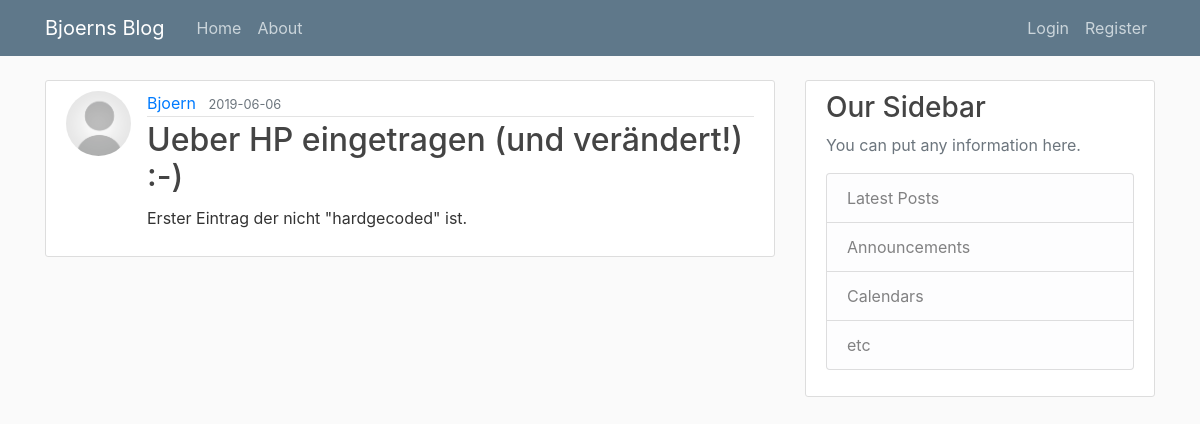
/post/1, run on the app's committed database.
### flaskblog/models.py (models this page shows, shortened)
class User(db.Model, UserMixin):
    id = db.Column(db.Integer, primary_key=True)
    username = db.Column(db.String(30), unique=True, nullable=False)
    email = db.Column(db.String(120), unique=True, nullable=False)
    image_file = db.Column(db.String(20), nullable=False, default='default.jpg')
    password = db.Column(db.String(60), nullable=False)
    posts = db.relationship('Post', backref='author', lazy=True)

class Post(db.Model):
    id = db.Column(db.Integer, primary_key=True)
    title = db.Column(db.String(100), nullable=False)
    date_posted = db.Column(db.DateTime, nullable=False, default=datetime.utcnow)
    content = db.Column(db.Text, nullable=False)
    user_id = db.Column(db.Integer, db.ForeignKey('user.id'), nullable=False)

### flaskblog/routes.py (the view)
@app.route("/post/<int:post_id>")
def post(post_id):
    post = Post.query.get_or_404(post_id)
    return render_template('post.html', title=post.title, post=post)

### flaskblog/templates/post.html (shortened to what this page needs)
{% extends "layout.html" %}
{% block content %}
  <article class="media content-section">
    <img class="rounded-circle article-img" src="{{ url_for('static', filename='profile_pics/' + post.author.image_file) }}">
    <div class="media-body">
      <div class="article-metadata">
        <a class="mr-2" href="#">{{ post.author.username }}</a>
        <small class="text-muted">{{ post.date_posted.strftime('%Y-%m-%d') }}</small>
      </div>
      <h2 class="article-title">{{ post.title }}</h2>
      <p class="article-content">{{ post.content }}</p>
    </div>
  </article>
{% endblock content %}

### flaskblog/static/main.css (style rules this page uses)
body { background: #fafafa; color: #333333; margin-top: 5rem; }
h1, h2, h3, h4, h5, h6 { color: #444444; }
.content-section { background: #ffffff; padding: 10px 20px; border: 1px solid #dddddd; border-radius: 3px; margin-bottom: 20px; }
.article-title { color: #444444; }
.article-content { white-space: pre-line; }
.article-img { height: 65px; width: 65px; margin-right: 16px; }
.article-metadata { padding-bottom: 1px; margin-bottom: 4px; border-bottom: 1px solid #e3e3e3 }

### data on the page
User: image_file (placeholder picture), author.username "Bjoern"
Post: date_posted "2019-06-06", title "Ueber HP eingetragen (und verändert!) :-)", content "Erster Eintrag der nicht \"hardgecoded\" ist."
